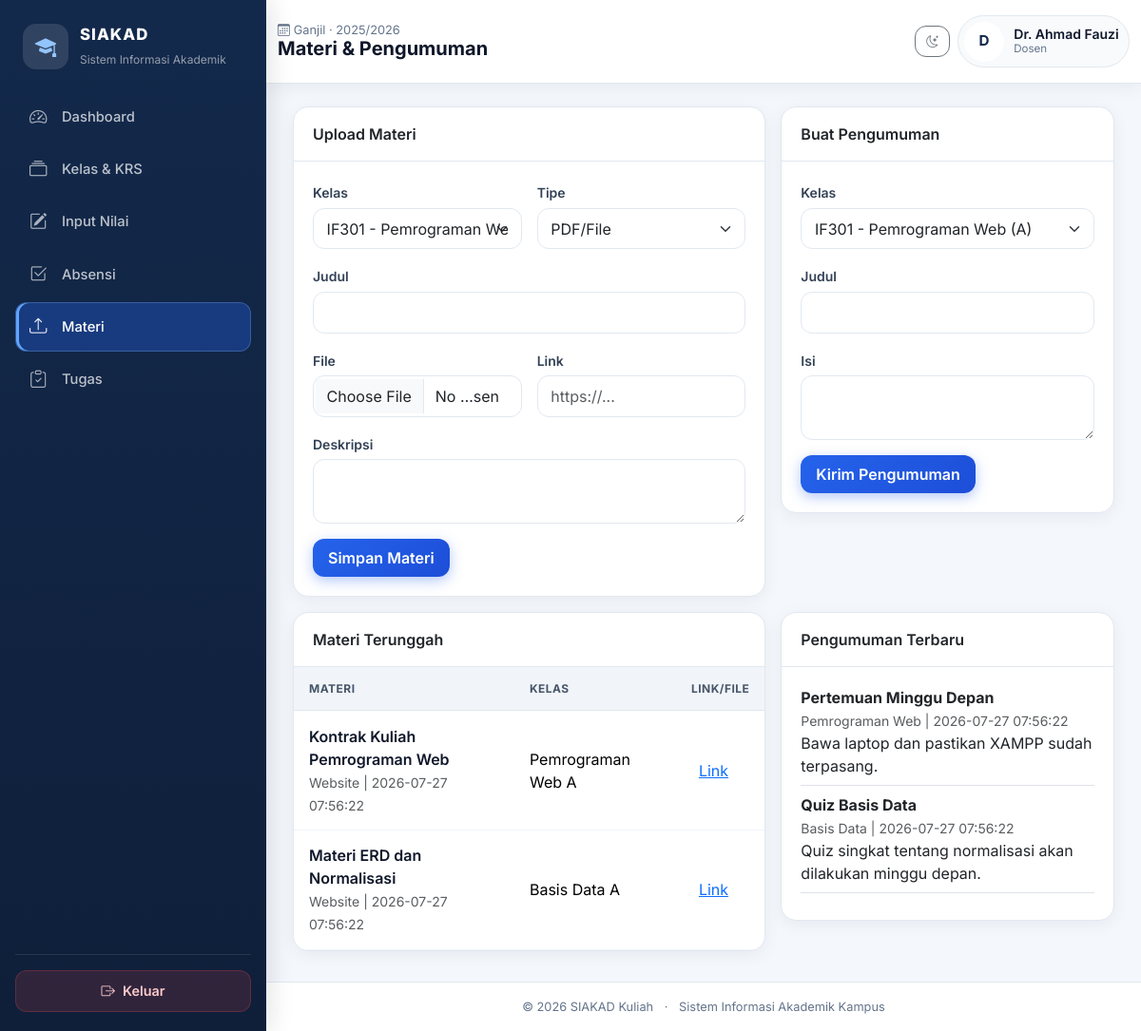
The page /dosen/materi.php (signed in) on the database its author committed.
### tables this page shows
CREATE TABLE semester_aktif (
  id INT AUTO_INCREMENT PRIMARY KEY,
  semester ENUM('Ganjil','Genap') NOT NULL,
  tahun_akademik VARCHAR(20) NOT NULL,
  status ENUM('aktif','nonaktif') NOT NULL DEFAULT 'nonaktif',
  created_at TIMESTAMP DEFAULT CURRENT_TIMESTAMP,
  KEY idx_status (status)
);

CREATE TABLE dosen (
  id INT AUTO_INCREMENT PRIMARY KEY,
  user_id INT NOT NULL UNIQUE,
  nidn VARCHAR(30) NOT NULL UNIQUE,
  nama VARCHAR(120) NOT NULL,
  email VARCHAR(120) NOT NULL,
  jabatan VARCHAR(100) DEFAULT NULL,
  mata_kuliah_diampu TEXT DEFAULT NULL,
  foto VARCHAR(255) DEFAULT NULL,
  status ENUM('aktif','nonaktif') NOT NULL DEFAULT 'aktif',
  created_at TIMESTAMP DEFAULT CURRENT_TIMESTAMP,
  updated_at TIMESTAMP DEFAULT CURRENT_TIMESTAMP ON UPDATE CURRENT_TIMESTAMP,
  CONSTRAINT fk_dosen_user FOREIGN KEY (user_id) REFERENCES users(id) ON DELETE CASCADE
);

CREATE TABLE materi (
  id INT AUTO_INCREMENT PRIMARY KEY,
  kelas_id INT NOT NULL,
  dosen_id INT DEFAULT NULL,
  judul VARCHAR(150) NOT NULL,
  tipe ENUM('PDF','Video','Website') NOT NULL DEFAULT 'PDF',
  file_path VARCHAR(255) DEFAULT NULL,
  link_url VARCHAR(255) DEFAULT NULL,
  deskripsi TEXT DEFAULT NULL,
  created_at TIMESTAMP DEFAULT CURRENT_TIMESTAMP,
  CONSTRAINT fk_materi_kelas FOREIGN KEY (kelas_id) REFERENCES kelas(id) ON DELETE CASCADE,
  CONSTRAINT fk_materi_dosen FOREIGN KEY (dosen_id) REFERENCES dosen(id) ON DELETE SET NULL
);

CREATE TABLE mata_kuliah (
  id INT AUTO_INCREMENT PRIMARY KEY,
  kode VARCHAR(30) NOT NULL UNIQUE,
  nama VARCHAR(150) NOT NULL,
  sks INT NOT NULL,
  semester INT NOT NULL,
  program_studi_id INT NOT NULL,
  status ENUM('aktif','nonaktif') NOT NULL DEFAULT 'aktif',
  created_at TIMESTAMP DEFAULT CURRENT_TIMESTAMP,
  updated_at TIMESTAMP DEFAULT CURRENT_TIMESTAMP ON UPDATE CURRENT_TIMESTAMP,
  CONSTRAINT fk_mk_prodi FOREIGN KEY (program_studi_id) REFERENCES program_studi(id) ON DELETE RESTRICT
);

CREATE TABLE kelas (
  id INT AUTO_INCREMENT PRIMARY KEY,
  mata_kuliah_id INT NOT NULL,
  dosen_id INT DEFAULT NULL,
  nama_kelas VARCHAR(20) NOT NULL DEFAULT 'A',
  semester ENUM('Ganjil','Genap') NOT NULL,
  tahun_akademik VARCHAR(20) NOT NULL,
  kapasitas INT NOT NULL DEFAULT 40,
  status ENUM('aktif','nonaktif') NOT NULL DEFAULT 'aktif',
  created_at TIMESTAMP DEFAULT CURRENT_TIMESTAMP,
  updated_at TIMESTAMP DEFAULT CURRENT_TIMESTAMP ON UPDATE CURRENT_TIMESTAMP,
  CONSTRAINT fk_kelas_mk FOREIGN KEY (mata_kuliah_id) REFERENCES mata_kuliah(id) ON DELETE CASCADE,
  CONSTRAINT fk_kelas_dosen FOREIGN KEY (dosen_id) REFERENCES dosen(id) ON DELETE SET NULL
);

CREATE TABLE pengumuman (
  id INT AUTO_INCREMENT PRIMARY KEY,
  kelas_id INT NOT NULL,
  dosen_id INT DEFAULT NULL,
  judul VARCHAR(150) NOT NULL,
  isi TEXT NOT NULL,
  created_at TIMESTAMP DEFAULT CURRENT_TIMESTAMP,
  CONSTRAINT fk_pengumuman_kelas FOREIGN KEY (kelas_id) REFERENCES kelas(id) ON DELETE CASCADE,
  CONSTRAINT fk_pengumuman_dosen FOREIGN KEY (dosen_id) REFERENCES dosen(id) ON DELETE SET NULL
);

### config/database.php (called while the page is built, shortened)
<?php
function db(): PDO
{
    static $pdo = null;
    if ($pdo === null) {
        try {
            $dsn = 'mysql:host=' . DB_HOST . ';dbname=' . DB_NAME . ';charset=utf8mb4';
            $pdo = new PDO($dsn, DB_USER, DB_PASS, [
                PDO::ATTR_ERRMODE => PDO::ERRMODE_EXCEPTION,
                PDO::ATTR_DEFAULT_FETCH_MODE => PDO::FETCH_ASSOC,
                PDO::ATTR_EMULATE_PREPARES => false,
            ]);
        } catch (PDOException $e) {
            http_response_code(500);
            die('<div style="font-family:Arial;padding:24px"><h3>Koneksi database gagal</h3><p>Pastikan MySQL XAMPP aktif, database <b>akademik</b> sudah dibuat/import, dan konfigurasi di <code>config/database.php</code> benar.</p><pre>' . htmlspecialchars($e->getMessage()) . '</pre></div>');
        }
    }
    return $pdo;
}
function base_url(string $path = ''): string
{
    $path = ltrim($path, '/');
    return BASE_URL . ($path !== '' ? '/' . $path : '');
}
function e($value): string
{
    return htmlspecialchars((string)$value, ENT_QUOTES, 'UTF-8');
}

### includes/functions.php (called while the page is built, shortened)
<?php
require_once __DIR__ . '/auth_check.php';
function semester_aktif(): ?array
{
    static $cache = null;
    try {
        $stmt = db()->query("SELECT * FROM semester_aktif WHERE status = 'aktif' ORDER BY id DESC LIMIT 1");
        $row = $stmt->fetch();
        $cache = $row ?: false;
    } catch (Throwable $e) {
        $cache = false;
    }
    return $cache === false ? null : $cache;
}
function semester_aktif_values(): array
{
    $sa = semester_aktif();
    if ($sa) {
        return [$sa['semester'], $sa['tahun_akademik']];
    }
    return [CURRENT_SEMESTER, CURRENT_TAHUN_AKADEMIK];
}
function semester_aktif_label(): string
{
    [$s, $t] = semester_aktif_values();
    return $s . ' · ' . $t;
}

### includes/auth_check.php (called while the page is built, shortened)
<?php
require_once __DIR__ . '/../config/database.php';
function is_logged_in(): bool
{
    return isset($_SESSION['user']) && is_array($_SESSION['user']);
}
function current_user(): ?array
{
    return $_SESSION['user'] ?? null;
}
function role_label(string $role): string
{
    return match ($role) {
        'admin' => 'Admin',
        'mahasiswa' => 'Mahasiswa',
        'dosen' => 'Dosen',
        'kaprodi' => 'Kaprodi',
        'keuangan' => 'Keuangan',
        default => ucfirst($role),
    };
}
function current_dosen(): ?array
{
    $stmt = db()->prepare("SELECT * FROM dosen WHERE user_id = ? LIMIT 1");
    $stmt->execute([current_user()['id']]);
    $data = $stmt->fetch();
    return $data ?: null;
}

### dosen/materi.php (the view, shortened to what this page needs)
<?php
require_once __DIR__ . '/../includes/functions.php';
$pageTitle = 'Materi & Pengumuman';
$pdo = db(); $dosen = current_dosen();
$stmt = $pdo->prepare("SELECT k.id, mk.kode, mk.nama mata_kuliah, k.nama_kelas FROM kelas k JOIN mata_kuliah mk ON mk.id=k.mata_kuliah_id WHERE k.dosen_id=? ORDER BY mk.kode"); $stmt->execute([$dosen['id']]); $kelasList = $stmt->fetchAll();
$stmt = $pdo->prepare("SELECT m.*, mk.nama mata_kuliah, k.nama_kelas FROM materi m JOIN kelas k ON k.id=m.kelas_id JOIN mata_kuliah mk ON mk.id=k.mata_kuliah_id WHERE m.dosen_id=? ORDER BY m.created_at DESC"); $stmt->execute([$dosen['id']]); $materi=$stmt->fetchAll();
$stmt = $pdo->prepare("SELECT p.*, mk.nama mata_kuliah, k.nama_kelas FROM pengumuman p JOIN kelas k ON k.id=p.kelas_id JOIN mata_kuliah mk ON mk.id=k.mata_kuliah_id WHERE p.dosen_id=? ORDER BY p.created_at DESC LIMIT 20"); $stmt->execute([$dosen['id']]); $pengumuman=$stmt->fetchAll();
include __DIR__ . '/../includes/header.php'; include __DIR__ . '/../includes/sidebar.php';
?>
<div class="row g-3 mb-3"><div class="col-lg-7"><div class="card shadow-sm"><div class="card-header bg-transparent fw-semibold">Upload Materi</div><div class="card-body"><form method="post" enctype="multipart/form-data" class="row g-3"><input type="hidden" name="action" value="materi"><div class="col-md-6"><label class="form-label">Kelas</label><select name="kelas_id" class="form-select"><?php foreach ($kelasList as $k): ?><option value="<?= $k['id'] ?>"><?= e($k['kode'].' - '.$k['mata_kuliah'].' ('.$k['nama_kelas'].')') ?></option><?php endforeach; ?></select></div><div class="col-md-6"><label class="form-label">Tipe</label><select name="tipe" class="form-select"><option value="PDF">PDF/File</option><option value="Video">Link Video</option><option value="Website">Link Website</option></select></div><div class="col-12"><label class="form-label">Judul</label><input name="judul" class="form-control" required></div><div class="col-md-6"><label class="form-label">File</label><input type="file" name="file" class="form-control"></div><div class="col-md-6"><label class="form-label">Link</label><input name="link_url" class="form-control" placeholder="https://..."></div><div class="col-12"><label class="form-label">Deskripsi</label><textarea name="deskripsi" class="form-control"></textarea></div><div class="col-12"><button class="btn btn-primary">Simpan Materi</button></div></form></div></div></div><div class="col-lg-5"><div class="card shadow-sm"><div class="card-header bg-transparent fw-semibold">Buat Pengumuman</div><div class="card-body"><form method="post" class="row g-3"><input type="hidden" name="action" value="pengumuman"><div class="col-12"><label class="form-label">Kelas</label><select name="kelas_id" class="form-select"><?php foreach ($kelasList as $k): ?><option value="<?= $k['id'] ?>"><?= e($k['kode'].' - '.$k['mata_kuliah'].' ('.$k['nama_kelas'].')') ?></option><?php endforeach; ?></select></div><div class="col-12"><label class="form-label">Judul</label><input name="judul" class="form-control" required></div><div class="col-12"><label class="form-label">Isi</label><textarea name="isi" class="form-control" required></textarea></div><div class="col-12"><button class="btn btn-primary">Kirim Pengumuman</button></div></form></div></div></div></div>
<div class="row g-3"><div class="col-lg-7"><div class="card shadow-sm"><div class="card-header bg-transparent fw-semibold">Materi Terunggah</div><div class="table-responsive"><table class="table align-middle mb-0"><thead><tr><th>Materi</th><th>Kelas</th><th>Link/File</th></tr></thead><tbody><?php foreach ($materi as $m): ?><tr><td><div class="fw-semibold"><?= e($m['judul']) ?></div><small class="text-muted"><?= e($m['tipe'].' | '.$m['created_at']) ?></small></td><td><?= e($m['mata_kuliah'].' '.$m['nama_kelas']) ?></td><td><?php if ($m['file_path']): ?><a href="<?= base_url($m['file_path']) ?>" target="_blank">File</a><?php endif; ?><?php if ($m['link_url']): ?><a class="ms-2" href="<?= e($m['link_url']) ?>" target="_blank">Link</a><?php endif; ?></td></tr><?php endforeach; ?></tbody></table></div></div></div><div class="col-lg-5"><div class="card shadow-sm"><div class="card-header bg-transparent fw-semibold">Pengumuman Terbaru</div><div class="card-body"><?php foreach ($pengumuman as $p): ?><div class="border-bottom pb-2 mb-2"><b><?= e($p['judul']) ?></b><br><small class="text-muted"><?= e($p['mata_kuliah'].' | '.$p['created_at']) ?></small><p class="mb-0"><?= e($p['isi']) ?></p></div><?php endforeach; ?><?php if (!$pengumuman): ?><p class="text-muted mb-0">Belum ada pengumuman.</p><?php endif; ?></div></div></div></div>
<?php include __DIR__ . '/../includes/footer.php'; ?>

### includes/sidebar.php (shortened to what this page needs)
<?php
$role = $user['role'] ?? '';
$menus = [
    'admin' => [
        ['Dashboard', 'bi-speedometer2', 'admin/dashboard.php'],
        ['Mahasiswa', 'bi-people', 'admin/mahasiswa.php'],
        ['Dosen', 'bi-person-video3', 'admin/dosen.php'],
        ['Pengguna', 'bi-person-gear', 'admin/pengguna.php'],
        ['Mata Kuliah', 'bi-journal-bookmark', 'admin/mata_kuliah.php'],
        ['Semester Aktif', 'bi-calendar-check', 'admin/semester.php'],
        ['Laporan', 'bi-file-earmark-bar-graph', 'admin/laporan.php'],
    ],
    'mahasiswa' => [
        ['Dashboard', 'bi-speedometer2', 'mahasiswa/dashboard.php'],
        ['KRS', 'bi-card-checklist', 'mahasiswa/krs.php'],
        ['Jadwal', 'bi-calendar-week', 'mahasiswa/jadwal.php'],
        ['Nilai', 'bi-award', 'mahasiswa/nilai.php'],
        ['Transkrip', 'bi-filetype-pdf', 'mahasiswa/transkrip.php'],
        ['Tagihan', 'bi-wallet2', 'mahasiswa/tagihan.php'],
        ['Absensi', 'bi-check2-square', 'mahasiswa/absensi.php'],
        ['E-Learning', 'bi-easel', 'mahasiswa/elearning.php'],
    ],
    'dosen' => [
        ['Dashboard', 'bi-speedometer2', 'dosen/dashboard.php'],
        ['Kelas & KRS', 'bi-collection', 'dosen/kelas.php'],
        ['Input Nilai', 'bi-pencil-square', 'dosen/nilai.php'],
        ['Absensi', 'bi-check2-square', 'dosen/absensi.php'],
        ['Materi', 'bi-upload', 'dosen/materi.php'],
        ['Tugas', 'bi-clipboard-check', 'dosen/tugas.php'],
    ],
    'kaprodi' => [
        ['Dashboard', 'bi-speedometer2', 'kaprodi/dashboard.php'],
        ['Laporan KRS', 'bi-card-checklist', 'kaprodi/laporan_krs.php'],
        ['Laporan Nilai', 'bi-award', 'kaprodi/laporan_nilai.php'],
    ],
    'keuangan' => [
        ['Dashboard', 'bi-speedometer2', 'keuangan/dashboard.php'],
        ['Tagihan', 'bi-receipt', 'keuangan/tagihan.php'],
        ['Pembayaran', 'bi-cash-coin', 'keuangan/pembayaran.php'],
    ],
];
$current = trim(str_replace(BASE_URL, '', parse_url($_SERVER['REQUEST_URI'] ?? '', PHP_URL_PATH)), '/');
$initial = strtoupper(substr($user['name'] ?? 'U', 0, 1));
?>
<aside class="sidebar" id="sidebar" aria-label="Menu utama">
    <div class="sidebar-inner">
        <div class="brand-box">
            <div class="brand-icon"><i class="bi bi-mortarboard-fill"></i></div>
            <div>
                <div class="brand-title">SIAKAD</div>
                <small>Sistem Informasi Akademik</small>
            </div>
        </div>
        <nav class="nav flex-column sidebar-nav">
            <?php foreach (($menus[$role] ?? []) as $item): [$label, $icon, $url] = $item; $active = $current === $url ? 'active' : ''; ?>
                <a class="nav-link <?= $active ?>" href="<?= base_url($url) ?>">
                    <i class="bi <?= e($icon) ?>"></i><span><?= e($label) ?></span>
                </a>
            <?php endforeach; ?>
        </nav>
        <div class="sidebar-footer">
            <a href="<?= base_url('auth/logout.php') ?>" class="btn-logout">
                <i class="bi bi-box-arrow-right"></i> Keluar
            </a>
        </div>
    </div>
</aside>
<main class="main-content">
    <nav class="topbar navbar navbar-expand-lg sticky-top">
        <div class="container-fluid py-2">
            <div class="page-heading min-w-0">
                <div class="page-subtitle">
                    <i class="bi bi-calendar3 me-1"></i><?= e(semester_aktif_label()) ?>
                </div>
                <h1 class="h5 mb-0 fw-bold text-truncate"><?= e($pageTitle) ?></h1>
            </div>
            <div class="ms-auto d-flex align-items-center gap-2">
                <button class="btn btn-sm btn-outline-secondary" id="darkModeToggle" type="button" data-bs-toggle="tooltip" title="Mode gelap/terang">
                    <i class="bi bi-moon-stars"></i>
                </button>
                <div class="topbar-user d-none d-md-flex">
                    <div class="avatar-sm"><?= e($initial) ?></div>
                    <div class="user-meta min-w-0">
                        <div class="user-name text-truncate"><?= e($user['name'] ?? 'User') ?></div>
                        <div class="user-role"><?= e(role_label($role)) ?></div>
                    </div>
                </div>
            </div>
        </div>
    </nav>
    <div class="content-area">

### rows shown on the page
semester_aktif: semester_aktif_label() "Ganjil · 2025/2026"
dosen: nama "D", nama "Dr. Ahmad Fauzi"
materi: judul "Kontrak Kuliah Pemrograman Web", tipe+created_at "Website | 2026-07-27 07:56:22", mata_kuliah.nama "Pemrograman Web A"
materi: judul "Materi ERD dan Normalisasi", tipe+created_at "Website | 2026-07-27 07:56:22", mata_kuliah.nama "Basis Data A"
pengumuman: judul "Pertemuan Minggu Depan", created_at.nama "Pemrograman Web | 2026-07-27 07:56:22", isi "Bawa laptop dan pastikan XAMPP sudah terpasang."
pengumuman: judul "Quiz Basis Data", created_at.nama "Basis Data | 2026-07-27 07:56:22", isi "Quiz singkat tentang normalisasi akan dilakukan minggu depan."

### other values the page prints
$label "Dashboard"
$label "Kelas & KRS"
$label "Input Nilai"
$label "Absensi"
$label "Materi"
$label "Tugas"
$pageTitle "Materi & Pengumuman"
role_label($role) "Dosen"
APP_NAME "SIAKAD Kuliah"
form field kelas_id "IF301 - Pemrograman Web (A)"
